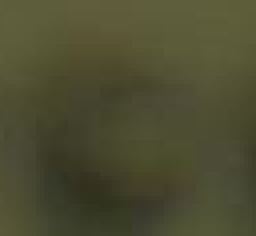
#> input picture Meta_Atoms/Array_1Crop/Array_1Crop_1,10.bmp, 64 x 59 px (shown 4 times larger)
$ python -i segmentation.py   (imports and definitions only)
#> lines starting #> are read from the running program, lines starting #| are printed output that depends on the picture; after the words box and inside, x2 and y2 are one past the last pixel; in counts of white or black regions, pixels touching at a corner belong together
import numpy as np
import cv2
from scipy import ndimage
from sklearn.cluster import DBSCAN
import matplotlib.pyplot as plt
from skimage.feature import peak_local_max
from skimage.segmentation import watershed

def preprocess_image(image):
    """
    Preprocess image for segmentation

    Parameters:
    -----------
    image : ndarray
        Input image (grayscale or color)

    Returns:
    --------
    binary : ndarray
        Binary thresholded image
    """
    # Convert to grayscale if needed
    if len(image.shape) == 3:
        gray = cv2.cvtColor(image, cv2.COLOR_BGR2GRAY)
    else:
        gray = image.copy()

    # Apply Gaussian blur to reduce noise
    blurred = cv2.GaussianBlur(gray, (5, 5), 0)

    # Apply Otsu's thresholding
    _, binary = cv2.threshold(blurred, 0, 255, cv2.THRESH_BINARY_INV + cv2.THRESH_OTSU)

    return binary


def apply_watershed(binary_image):
    """
    Apply watershed segmentation

    Parameters:
    -----------
    binary_image : ndarray
        Binary image

    Returns:
    --------
    labels : ndarray
        Labeled regions from watershed
    """
    # Compute distance transform
    distance = ndimage.distance_transform_edt(binary_image)

    # Find local maxima
    local_max = peak_local_max(distance, min_distance=20, labels=binary_image)

    # Create markers
    markers = np.zeros_like(binary_image, dtype=int)
    markers[tuple(local_max.T)] = np.arange(1, len(local_max) + 1)

    # Apply watershed
    labels = watershed(-distance, markers, mask=binary_image)

    return labels


def extract_centroids(labels):
    """
    Extract centroids from labeled regions

    Parameters:
    -----------
    labels : ndarray
        Labeled regions

    Returns:
    --------
    centroids : ndarray
        Array of (x, y) centroid coordinates
    regions : list
        List of region properties
    """
    centroids = []
    regions = []

    for region_id in range(1, labels.max() + 1):
        mask = (labels == region_id)

        # Calculate centroid
        y_coords, x_coords = np.where(mask)
        if len(x_coords) > 0:
            cx = np.mean(x_coords)
            cy = np.mean(y_coords)
            area = len(x_coords)

            centroids.append([cx, cy])
            regions.append({
                'id': region_id,
                'centroid': (cx, cy),
                'area': area,
                'mask': mask
            })

    return np.array(centroids), regions


def cluster_with_dbscan(centroids, eps=250, min_samples=3):
    """
    Cluster centroids using DBSCAN to identify rectangular array pattern

    Parameters:
    -----------
    centroids : ndarray
        Array of centroid coordinates
    eps : float
        DBSCAN epsilon parameter
    min_samples : int
        DBSCAN minimum samples parameter

    Returns:
    --------
    cluster_labels : ndarray
        Cluster labels for each centroid
    """
    if len(centroids) == 0:
        return np.array([])

    dbscan = DBSCAN(eps=eps, min_samples=min_samples)
    cluster_labels = dbscan.fit_predict(centroids)

    return cluster_labels


def visualize_results(results):
    """
    Visualize segmentation results

    Parameters:
    -----------
    results : dict
        Results dictionary from segment_array
    """
    image = results['image']
    binary = results['binary']
    labels = results['labels']
    centroids = results['centroids']
    cluster_labels = results['cluster_labels']

    fig, axes = plt.subplots(2, 2, figsize=(15, 12))

    # Original image
    axes[0, 0].imshow(cv2.cvtColor(image, cv2.COLOR_BGR2RGB))
    axes[0, 0].set_title('Original Image')
    axes[0, 0].axis('off')

    # Binary image
    axes[0, 1].imshow(binary, cmap='gray')
    axes[0, 1].set_title('Binary Threshold')
    axes[0, 1].axis('off')

    # Watershed labels
    axes[1, 0].imshow(labels, cmap='nipy_spectral')
    axes[1, 0].set_title(f'Watershed Segmentation ({labels.max()} regions)')
    axes[1, 0].axis('off')

    # DBSCAN clustering
    axes[1, 1].imshow(cv2.cvtColor(image, cv2.COLOR_BGR2RGB))

    # Plot centroids colored by cluster
    unique_clusters = set(cluster_labels)
    colors = plt.cm.rainbow(np.linspace(0, 1, len(unique_clusters)))

    for cluster_id, color in zip(unique_clusters, colors):
        mask = cluster_labels == cluster_id
        cluster_centroids = centroids[mask]

        if cluster_id == -1:
            # Noise points in black
            axes[1, 1].scatter(cluster_centroids[:, 0], cluster_centroids[:, 1],
                             c='black', s=100, alpha=0.5, marker='x', label='Noise')
        else:
            axes[1, 1].scatter(cluster_centroids[:, 0], cluster_centroids[:, 1],
                             c=[color], s=100, alpha=0.7, label=f'Cluster {cluster_id}')

    axes[1, 1].set_title(f'DBSCAN Clustering (eps={results.get("eps", "N/A")})')
    axes[1, 1].legend()
    axes[1, 1].axis('off')

    plt.tight_layout()
    plt.show()

    # Print statistics
    print(f"\nSegmentation Statistics:")
    print(f"  Total regions detected: {labels.max()}")
    print(f"  Clusters found: {results['n_clusters']}")
    print(f"  Noise points: {np.sum(cluster_labels == -1)}")

    for cluster_id in set(cluster_labels):
        if cluster_id != -1:
            count = np.sum(cluster_labels == cluster_id)
            print(f"  Cluster {cluster_id}: {count} objects")


def segment_array(image_path, eps=50, min_samples=3, visualize=True):
    """
    Complete segmentation pipeline for rectangular array of objects

    Parameters:
    -----------
    image_path : str
        Path to input image
    eps : float
        DBSCAN epsilon parameter
    min_samples : int
        DBSCAN minimum samples parameter
    visualize : bool
        Whether to display visualization

    Returns:
    --------
    results : dict
        Dictionary containing segmentation results
    """
#> called with eps = 50, min_samples = 3, visualize = True
    # Read image
    image = cv2.imread(image_path)
#> image is the input picture: shape (59, 64, 3); mean B, G, R 49.1, 76.6, 76.8
    if image is None:
        raise ValueError(f"Could not read image: {image_path}")

    # Preprocess
    binary = preprocess_image(image)
#> in preprocess_image, `gray = cv2.cvtColor(image, cv2.COLOR_BGR2GRAY)`:
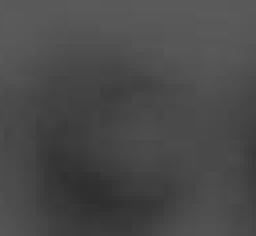
#> gray: shape (59, 64) (shown 4 times larger); min 47, max 91, mean 73.5
#> in preprocess_image, `_, binary = cv2.threshold(blurred, 0, 255, cv2.THRESH_BINARY_INV + cv2..`:
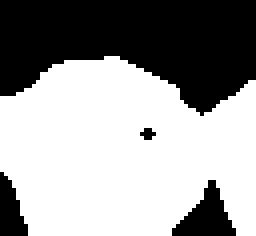
#> binary: shape (59, 64) (shown 4 times larger); 60.8% white; 4 black regions (1 under 20 px), largest, box (x1, y1, x2, y2) and area: (0, 0, 64, 29) 1283, (43, 45, 59, 59) 117, (0, 43, 7, 59) 74

    # Apply watershed
    labels = apply_watershed(binary)
#> in apply_watershed, `distance = ndimage.distance_transform_edt(binary_image)`:
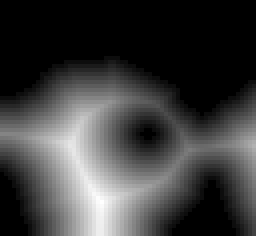
#> distance: shape (59, 64) float64 (shown 4 times larger); min 0, max 19.31, mean 4.67; drawn with min black and max white
#> in apply_watershed, `local_max = peak_local_max(distance, min_distance=20, labels=binary_im..`: local_max = [[38, 20]]
#> in apply_watershed, `markers[tuple(local_max.T)] = np.arange(1, len(local_max) + 1)`:
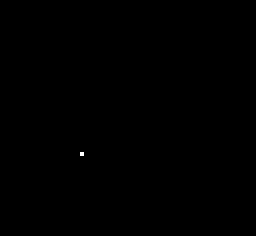
#> markers: shape (59, 64) int64 (shown 4 times larger); values 0 (black) and 1 (white), 0.03% white in thin lines or dots, all inside (x1, y1, x2, y2) = (20, 38, 21, 39)

    # Extract centroids
    centroids, regions = extract_centroids(labels)
#> the loop in extract_centroids, `for region_id in range(1, labels.max() + 1):` made 1 pass
#> (cx, cy, area) on pass 1: (30.49, 37.59, 2294)
#> after the loop in extract_centroids, `for region_id in range(1, labels.max() + 1):`: centroids = [[30.49, 37.59]]; regions = 1 item
#> centroids = [[30.49, 37.59]]; regions = 1 item

    # Cluster with DBSCAN
    cluster_labels = cluster_with_dbscan(centroids, eps=eps, min_samples=min_samples)
#> in cluster_with_dbscan, `cluster_labels = dbscan.fit_predict(centroids)`: cluster_labels = [-1]
#> cluster_labels = [-1]

    # Prepare results
    results = {
        'image': image,
        'binary': binary,
        'labels': labels,
        'centroids': centroids,
        'regions': regions,
        'cluster_labels': cluster_labels,
        'n_clusters': len(set(cluster_labels)) - (1 if -1 in cluster_labels else 0),
        'eps': eps
    }

    if visualize:
        visualize_results(results)
#> in visualize_results, `centroids = results['centroids']`: centroids = [[30.49, 37.59]]
#> in visualize_results, `cluster_labels = results['cluster_labels']`: cluster_labels = [-1]
#> in visualize_results, `unique_clusters = set(cluster_labels)`: unique_clusters = 1 item
#> in visualize_results, `colors = plt.cm.rainbow(np.linspace(0, 1, len(unique_clusters)))`: colors = [[0.5, 0, 1, 1]]
#> the loop in visualize_results, `for cluster_id, color in zip(unique_clusters, colors):` made 1 pass
#> (cluster_id, color, mask, cluster_centroids) on pass 1: (-1, [0.5, 0, 1, 1], [True], [[30.49, 37.59]])
#> in visualize_results, `plt.show()`:
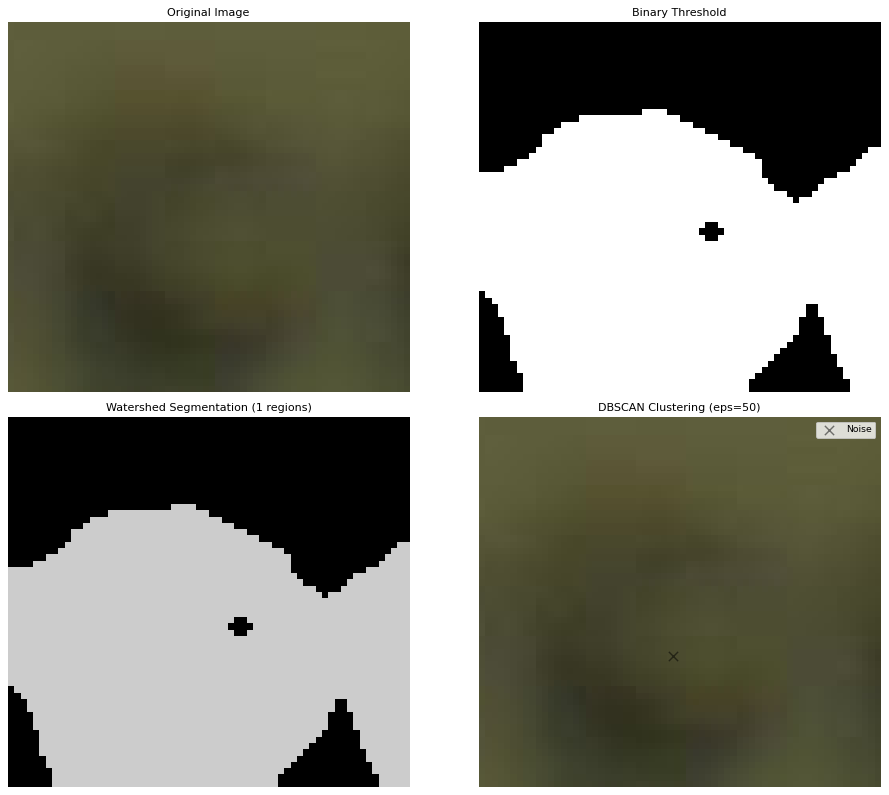
#> figure drawn by matplotlib, 4 panels
#|   Total regions detected: 1
#|   Clusters found: 0
#|   Noise points: 1
#> the loop in visualize_results, `for cluster_id in set(cluster_labels):` made 1 pass

    return results


def batch_process(image_files, eps=50, min_samples=3):
    """
    Process multiple images

    Parameters:
    -----------
    image_files : list
        List of image file paths
    eps : float
        DBSCAN epsilon parameter
    min_samples : int
        DBSCAN minimum samples parameter

    Returns:
    --------
    all_results : list
        List of results dictionaries
    """
    all_results = []

    for img_file in image_files:
        print(f"\nProcessing: {img_file}")
        try:
            results = segment_array(img_file, eps=eps, min_samples=min_samples, visualize=False)
            all_results.append({
                'filename': img_file,
                'results': results
            })
            print(f"  \u2713 Found {results['n_clusters']} clusters, {len(results['centroids'])} total objects")
        except Exception as e:
            print(f"  \u2717 Error: {str(e)}")
            all_results.append({
                'filename': img_file,
                'error': str(e)
            })

    return all_results

>>> result = segment_array('../../../Meta_Atoms/Array_1Crop/Array_1Crop_1,10.bmp')
#> result = 8 items

$ run again, on Meta_Atoms/Array_1Crop/Array_1Crop_10,12.bmp
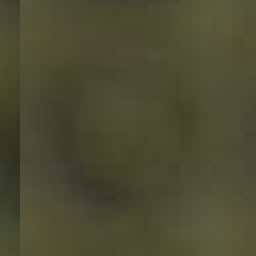
#> input picture Meta_Atoms/Array_1Crop/Array_1Crop_10,12.bmp, 64 x 64 px (shown 4 times larger)
#> in segment_array, image is the input picture: shape (64, 64, 3); mean B, G, R 50, 75.3, 74.9
#> in preprocess_image, `_, binary = cv2.threshold(blurred, 0, 255, cv2.THRESH_BINARY_INV + cv2..`:
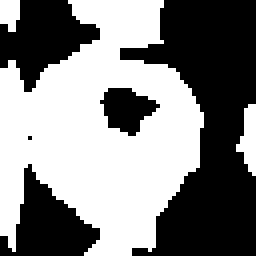
#> binary: shape (64, 64) (shown 4 times larger); 51.6% white; 5 black regions (1 under 20 px), largest, box (x1, y1, x2, y2) and area: (30, 0, 64, 64) 1259, (0, 0, 25, 23) 321, (0, 41, 25, 64) 291, (25, 22, 40, 34) 110
#> local_max = [[43, 26]]
#> markers: shape (64, 64) int64; values 0 (black) and 1 (white), 0.02% white in thin lines or dots, all inside (x1, y1, x2, y2) = (26, 43, 27, 44)
#> labels: shape (64, 64) int64; values 0 (black) and 1 (white), 49.5% white; 1 white region, box (x1, y1, x2, y2) and area: (0, 0, 51, 64) 2026
#> the loop in extract_centroids, `for region_id in range(1, labels.max() + 1):` made 1 pass
#> (cx, cy, area) on pass 1: (24.64, 32.47, 2026)
#> after the loop in extract_centroids, `for region_id in range(1, labels.max() + 1):`: centroids = [[24.64, 32.47]]; regions = 1 item
#> in segment_array, `centroids, regions = extract_centroids(labels)`: centroids = [[24.64, 32.47]]; regions = 1 item
#> in cluster_with_dbscan, `cluster_labels = dbscan.fit_predict(centroids)`: cluster_labels = [-1]
#> in visualize_results, `centroids = results['centroids']`: centroids = [[24.64, 32.47]]
#> in visualize_results, `cluster_labels = results['cluster_labels']`: cluster_labels = [-1]
#> unique_clusters = 1 item
#> colors = [[0.5, 0, 1, 1]]
#> the loop in visualize_results, `for cluster_id, color in zip(unique_clusters, colors):` made 1 pass
#> (cluster_id, color, mask, cluster_centroids) on pass 1: (-1, [0.5, 0, 1, 1], [True], [[24.64, 32.47]])
#> in visualize_results, `plt.show()`:
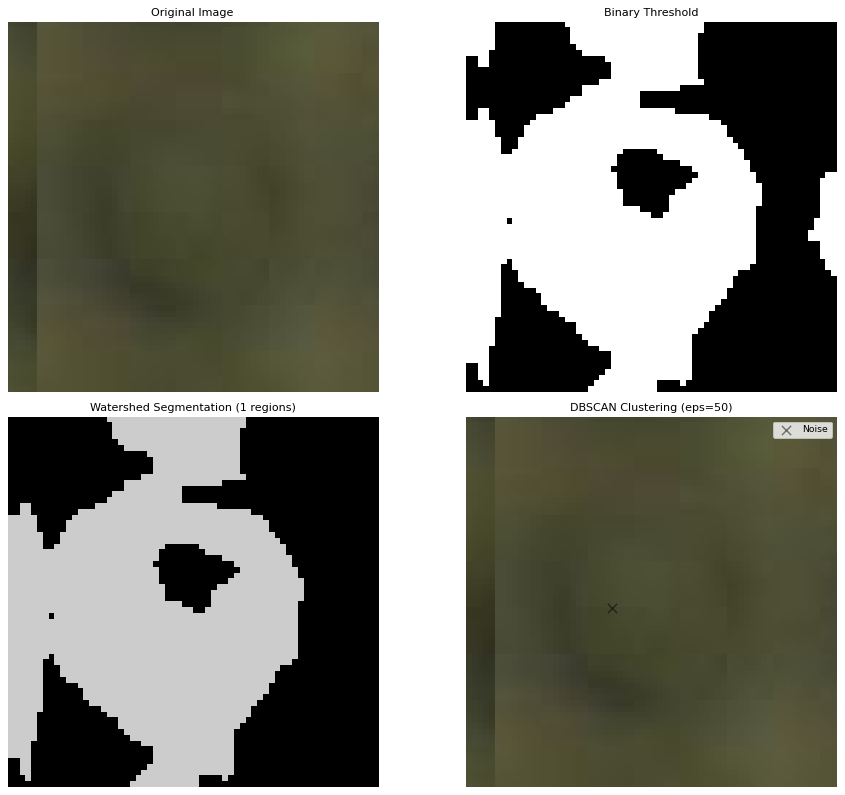
#> figure drawn by matplotlib, 4 panels
#|   Total regions detected: 1
#|   Clusters found: 0
#|   Noise points: 1
#> the loop in visualize_results, `for cluster_id in set(cluster_labels):` made 1 pass
#> result = 8 items
